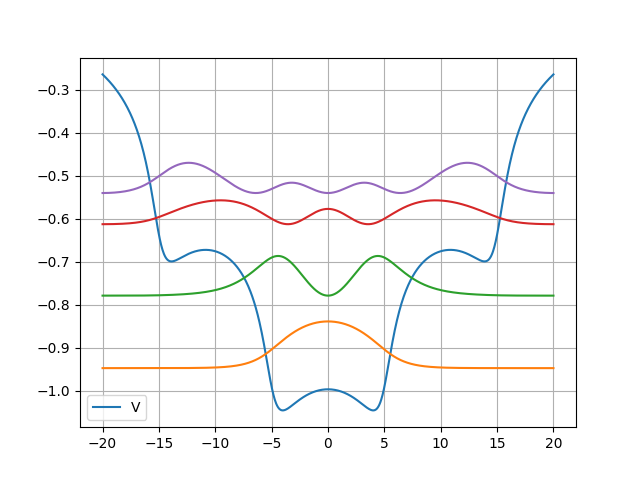

Here is the Python script that generated this plot:
import numpy as np
import matplotlib.pyplot as plt
from numpy import linalg as LA
from scipy import integrate

# grid:
N_steps = 1000 # number of steps
L = 20 # x boundaries
h = L/N_steps # step size
x = np.linspace(-L, L, N_steps + 1) # positions

# constants:
alpha = 1 # regularization constant
a_0 = 10
T = 2*np.pi # period

# potential:
t = np.linspace(0, T, N_steps + 1) # time
V = np.zeros(N_steps + 1)
R = 5
for i in range(len(x)):
    V[i] = -1/T * (integrate.trapezoid(2 / np.sqrt((x[i] - R + a_0 * np.cos(t)) ** 2 + alpha), x = t)
                   + integrate.trapezoid(2 / np.sqrt((x[i] + R + a_0 * np.cos(t)) ** 2 + alpha), x = t))

# set up matrix:
d = 1/(h**2) + V # main diagonal
e = np.full(len(d)-1, -1/(2*h**2)) # sub and super diagonal
size = len(d)
M = np.zeros((size, size))
np.fill_diagonal(M, d)
np.fill_diagonal(M[1:], e)
np.fill_diagonal(M[:,1:], e)

# solve:
E, psi = LA.eigh(M)

# plot:
plt.figure()
plt.grid()
plt.plot(x, V, label = "V")
for i in range(4):
    shift = E[i]
    psi_i = psi[:,i] / np.sqrt(np.trapz(psi[:,i]**2, x))
    plt.plot(x, psi_i**2 + shift)
plt.legend()
plt.savefig("1d_field_1e_2n.png")
